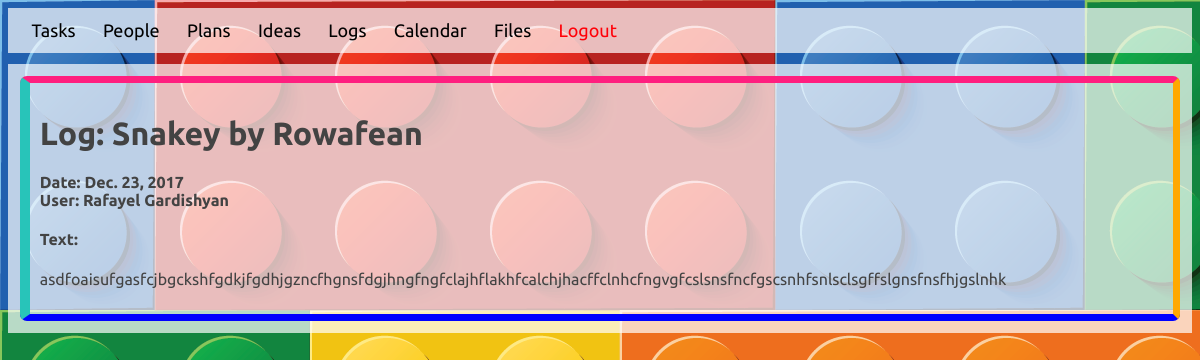
/logs/view/snakey-by-rowafean (signed in), run on the app's committed database.
### Logs/models.py (models this page shows, shortened)
class Log(models.Model):
    title = models.CharField(max_length=100)
    text = models.TextField(max_length=1000)
    user = models.ForeignKey(People, on_delete=models.CASCADE, null=True, blank=True)
    added = models.DateField(auto_now=True)
    slug = models.CharField(unique=True, max_length=100, null=True, blank=True)

### People/models.py (models this page shows, shortened)
class People(models.Model):
    name = models.CharField(max_length=100)
    birthDate = models.DateField()
    rang = models.CharField(max_length=50)
    secretKey = models.CharField(max_length=5, verbose_name="Secret Key")
    slug = models.CharField(max_length=100)
    def __str__(self):
        return self.name

### Logs/views.py (the view)
# urls.py: path('view/<slug:slug>', views.view, name='view-logs'),
def view(request, slug):
    if request.session.get('logged_in'):
        log = Log.objects.get(slug=slug)
        template = loader.get_template('logs/view.html')
        context = {
            'log': log,
        }
        return HttpResponse(template.render(context, request))
    else:
        return redirect('/')

### Logs/templates/logs/view.html (shortened to what this page needs)
{% extends "base.html"  %}
{% block content %}
<div class="content">
<div class="desctitle">
<h1><b>Log: {{ log.title}}</b></h1>
<h4>Date: {{ log.added}} <br> User: {{ log.user}} <br></h4>
<h4>Text:</h4>
<p>{{log.text}}</p>
</div>
</div>
{% endblock %}

### People/static/style.css (style rules this page uses)
* { font-family: 'Ubuntu', sans-serif; }
body { background: url("background.png"); }
.content { margin-top: 1%; background-color: rgba(255, 255, 255, 0.7); display: block; padding: 1%; }
.content { color: #434343; text-decoration: none; }
.desctitle { border-top-width: 7px; border-top-style: solid; border-top-color: #ff1f7f; border-right-width: 7px; border-right-style: solid; border-right-color: #ffa800; border-left-width: 10px; border-left-style: solid; border-left-color: #28c4b9; border-bottom-width: 7px; border-bottom-style: solid; border-bottom-color: #0000ff; -webkit-border-radius: 7px; -moz-border-radius: 7px; border-radius: 7px; padding:10px; }

### data on the page
Log: title "Snakey by Rowafean", added "Dec. 23, 2017", user "Rafayel Gardishyan", text "asdfoaisufgasfcjbgckshfgdkjfgdhjgzncfhgnsfdgjhngfngfclajhflakhfcalchjhacffclnhcfngvgfcslsnsfncfgscsnhfsnlsclsgffslgnsfnsfhjgslnhk"
